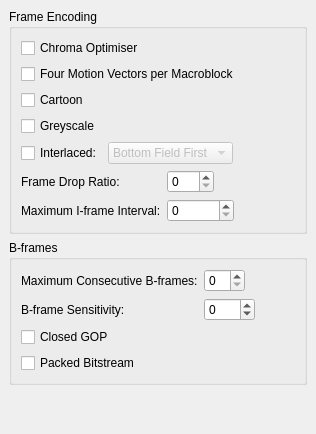
     <widget class="QWidget" name="tab_4" >
      <attribute name="title" >
       <string>Frame</string>
      </attribute>
      <layout class="QVBoxLayout" >
       <property name="margin" >
        <number>9</number>
       </property>
       <property name="spacing" >
        <number>6</number>
       </property>
       <item>
        <widget class="QGroupBox" name="groupBox_6" >
         <property name="title" >
          <string>Frame Encoding</string>
         </property>
         <layout class="QVBoxLayout" >
          <property name="margin" >
           <number>9</number>
          </property>
          <property name="spacing" >
           <number>6</number>
          </property>
          <item>
           <widget class="QCheckBox" name="chromaOptimiserCheckBox" >
            <property name="text" >
             <string>Chroma Optimiser</string>
            </property>
           </widget>
          </item>
          <item>
           <widget class="QCheckBox" name="fourMvCheckBox" >
            <property name="text" >
             <string>Four Motion Vectors per Macroblock</string>
            </property>
           </widget>
          </item>
          <item>
           <widget class="QCheckBox" name="cartoonCheckBox" >
            <property name="text" >
             <string>Cartoon</string>
            </property>
           </widget>
          </item>
          <item>
           <widget class="QCheckBox" name="greyscaleCheckBox" >
            <property name="text" >
             <string>Greyscale</string>
            </property>
           </widget>
          </item>
          <item>
           <layout class="QHBoxLayout" >
            <property name="margin" >
             <number>0</number>
            </property>
            <property name="spacing" >
             <number>6</number>
            </property>
            <item>
             <widget class="QCheckBox" name="interlacedCheckBox" >
              <property name="text" >
               <string>Interlaced:</string>
              </property>
             </widget>
            </item>
            <item>
             <layout class="QHBoxLayout" >
              <property name="margin" >
               <number>0</number>
              </property>
              <property name="spacing" >
               <number>6</number>
              </property>
              <item>
               <widget class="QComboBox" name="interlacedComboBox" >
                <property name="enabled" >
                 <bool>false</bool>
                </property>
                <item>
                 <property name="text" >
                  <string>Bottom Field First</string>
                 </property>
                </item>
                <item>
                 <property name="text" >
                  <string>Top Field First</string>
                 </property>
                </item>
               </widget>
              </item>
              <item>
               <spacer>
                <property name="orientation" >
                 <enum>Qt::Horizontal</enum>
                </property>
                <property name="sizeType" >
                 <enum>QSizePolicy::MinimumExpanding</enum>
                </property>
                <property name="sizeHint" >
                 <size>
                  <width>10</width>
                  <height>20</height>
                 </size>
                </property>
               </spacer>
              </item>
             </layout>
            </item>
           </layout>
          </item>
          <item>
           <layout class="QGridLayout" >
            <property name="margin" >
             <number>0</number>
            </property>
            <property name="spacing" >
             <number>6</number>
            </property>
            <item row="1" column="0" >
             <widget class="QLabel" name="label_8" >
              <property name="text" >
               <string>Maximum I-frame Interval:</string>
              </property>
             </widget>
            </item>
            <item row="1" column="1" >
             <layout class="QHBoxLayout" >
              <property name="margin" >
               <number>0</number>
              </property>
              <property name="spacing" >
               <number>6</number>
              </property>
              <item>
               <widget class="QSpinBox" name="maxIframeIntervalSpinBox" >
                <property name="maximum" >
                 <number>2147483647</number>
                </property>
               </widget>
              </item>
              <item>
               <spacer>
                <property name="orientation" >
                 <enum>Qt::Horizontal</enum>
                </property>
                <property name="sizeHint" >
                 <size>
                  <width>40</width>
                  <height>20</height>
                 </size>
                </property>
               </spacer>
              </item>
             </layout>
            </item>
            <item row="0" column="0" >
             <widget class="QLabel" name="label_4" >
              <property name="text" >
               <string>Frame Drop Ratio:</string>
              </property>
             </widget>
            </item>
            <item row="0" column="1" >
             <layout class="QHBoxLayout" >
              <property name="margin" >
               <number>0</number>
              </property>
              <property name="spacing" >
               <number>6</number>
              </property>
              <item>
               <widget class="QSpinBox" name="frameDropSpinBox" >
                <property name="maximum" >
                 <number>100</number>
                </property>
               </widget>
              </item>
              <item>
               <spacer>
                <property name="orientation" >
                 <enum>Qt::Horizontal</enum>
                </property>
                <property name="sizeHint" >
                 <size>
                  <width>40</width>
                  <height>20</height>
                 </size>
                </property>
               </spacer>
              </item>
             </layout>
            </item>
           </layout>
          </item>
         </layout>
        </widget>
       </item>
       <item>
        <widget class="QGroupBox" name="groupBox_9" >
         <property name="title" >
          <string>B-frames</string>
         </property>
         <layout class="QVBoxLayout" >
          <property name="margin" >
           <number>9</number>
          </property>
          <property name="spacing" >
           <number>6</number>
          </property>
          <item>
           <layout class="QGridLayout" >
            <property name="margin" >
             <number>0</number>
            </property>
            <property name="spacing" >
             <number>6</number>
            </property>
            <item row="1" column="1" >
             <layout class="QHBoxLayout" >
              <property name="margin" >
               <number>0</number>
              </property>
              <property name="spacing" >
               <number>6</number>
              </property>
              <item>
               <widget class="QSpinBox" name="bFrameSensitivitySpinBox" >
                <property name="maximum" >
                 <number>255</number>
                </property>
                <property name="minimum" >
                 <number>-255</number>
                </property>
               </widget>
              </item>
              <item>
               <spacer>
                <property name="orientation" >
                 <enum>Qt::Horizontal</enum>
                </property>
                <property name="sizeHint" >
                 <size>
                  <width>40</width>
                  <height>20</height>
                 </size>
                </property>
               </spacer>
              </item>
             </layout>
            </item>
            <item row="1" column="0" >
             <widget class="QLabel" name="label_40" >
              <property name="text" >
               <string>B-frame Sensitivity:</string>
              </property>
             </widget>
            </item>
            <item row="0" column="1" >
             <layout class="QHBoxLayout" >
              <property name="margin" >
               <number>0</number>
              </property>
              <property name="spacing" >
               <number>6</number>
              </property>
              <item>
               <widget class="QSpinBox" name="maxBframesSpinBox" >
                <property name="maximum" >
                 <number>20</number>
                </property>
               </widget>
              </item>
              <item>
               <spacer>
                <property name="orientation" >
                 <enum>Qt::Horizontal</enum>
                </property>
                <property name="sizeType" >
                 <enum>QSizePolicy::MinimumExpanding</enum>
                </property>
                <property name="sizeHint" >
                 <size>
                  <width>10</width>
                  <height>20</height>
                 </size>
                </property>
               </spacer>
              </item>
             </layout>
            </item>
            <item row="0" column="0" >
             <widget class="QLabel" name="label_31" >
              <property name="text" >
               <string>Maximum Consecutive B-frames:</string>
              </property>
             </widget>
            </item>
           </layout>
          </item>
          <item>
           <widget class="QCheckBox" name="closedGopCheckBox" >
            <property name="text" >
             <string>Closed GOP</string>
            </property>
           </widget>
          </item>
          <item>
           <widget class="QCheckBox" name="packedCheckBox" >
            <property name="text" >
             <string>Packed Bitstream</string>
            </property>
           </widget>
          </item>
         </layout>
        </widget>
       </item>
       <item>
        <spacer>
         <property name="orientation" >
          <enum>Qt::Vertical</enum>
         </property>
         <property name="sizeHint" >
          <size>
           <width>20</width>
           <height>40</height>
          </size>
         </property>
        </spacer>
       </item>
      </layout>
     </widget>
